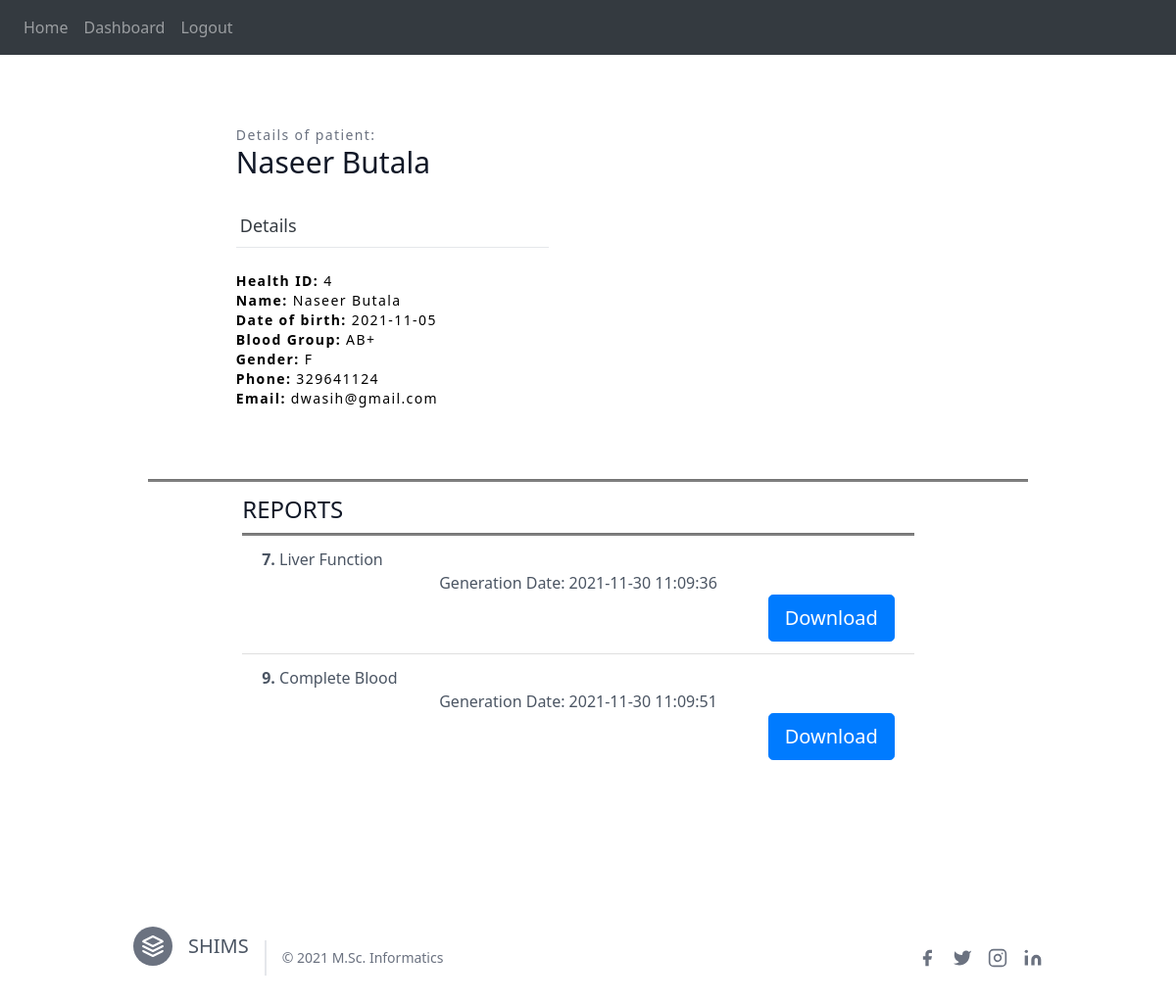
The app's page /patient-reports (signed in) with its own data.
### website/models.py (models this page shows, shortened)
class User(db.Model, UserMixin):
    id = db.Column(db.Integer, primary_key=True)
    name = db.Column(db.String(150))
    date_of_birth = db.Column(db.String(10), nullable=True)
    blood_group = db.Column(db.String(3), nullable=True)
    gender = db.Column(db.String(6), nullable=True)
    phone = db.Column(db.String(12))
    email = db.Column(db.String(150), unique=True)
    password = db.Column(db.String(150))
    profession = db.Column(db.String(1))
    designation = db.Column(db.String(25), nullable=True)
    department = db.Column(db.String(60), nullable=True)
    reports = db.relationship('Report')

class Report(db.Model):
    report_id = db.Column(db.Integer, primary_key=True)
    patient_id = db.Column(db.Integer, db.ForeignKey('user.id'))
    type_of_report = db.Column(db.String(256))
    generation_date = db.Column(db.DateTime(timezone=True), default=func.now())
    file = db.Column(db.LargeBinary)

### website/views.py (the view)
@views.route('/patient-reports')
@login_required
def patient_reports():
    if(current_user.profession=="P"):
        return render_template("patient_reports.html", user=current_user)
    else:
        flash("You can't access the page without authorization !!!", 'error')
        return render_template("home.html", user=current_user)

### website/__init__.py (called while the page is built)
def create_app():
    app = Flask(__name__)
    app.config['SECRET_KEY'] = 'bewufvcn rwhvnirwvinw'
    app.config['SQLALCHEMY_DATABASE_URI'] = f'sqlite:///{DB_NAME}'
    db.init_app(app)
    from .views import views
    from .auth import auth
    app.register_blueprint(views, url_prefix='/')
    app.register_blueprint(auth, url_prefix='/')
    from .models import Report, User
    create_database(app)
    login_manager = LoginManager(app)
    login_manager.login_view = 'views.home'
    login_manager.init_app(app)
    @login_manager.user_loader
    def load_user(id):
        return User.query.get(int(id))
    return app

### website/templates/patient_reports.html (shortened to what this page needs)
{% extends "base.html" %}
{% block content %}
<section class="text-gray-600 body-font overflow-hidden">
    <div class="container px-5 py-5 mx-auto">
      <div class="lg:w-4/5 mx-auto flex flex-wrap">
        <div class="lg:w-1/2 w-full lg:pr-10 lg:py-6 mb-6 lg:mb-0">
          <h2 class="text-sm title-font text-gray-500 tracking-widest">Details of patient:</h2>
          <h1 class="text-gray-900 text-3xl title-font font-medium mb-4">{{user.name}}</h1>
          <div class="flex mb-4">
            <h1 class="flex-grow text-dark border-b py-2 text-lg px-1">Details</h1>
          </div>
          <h3 class="text-sm title-font text-black tracking-widest"><b>Health ID: </b>{{user.id}}</h3>
          <h3 class="text-sm title-font text-black tracking-widest"><b>Name: </b>{{user.name}}</h3>
          <h3 class="text-sm title-font text-black tracking-widest"><b>Date of birth: </b>{{user.date_of_birth}}</h3>
          <h3 class="text-sm title-font text-black tracking-widest"><b>Blood Group: </b>{{user.blood_group}}</h3>
          <h3 class="text-sm title-font text-black tracking-widest"><b>Gender: </b>{{user.gender}}</h3>
          <h3 class="text-sm title-font text-black tracking-widest"><b>Phone: </b>{{user.phone}}</h3>
          <h3 class="text-sm title-font text-black tracking-widest"><b>Email: </b>{{user.email}}</h3>
          <br>
          <br>
        </div>
      </div>
      <hr style="height:2px;color:black;background-color:gray">
      <div class="container px-2 py-1 mx-auto">
        <div class="lg:w-4/5 mx-auto flex flex-wrap">
          <div class="lg:w-6/6 w-full lg:pr-5 lg:py-2 mb-2 lg:mb-0">
            <h1 class="text-gray-900 text-2xl title-font font-medium mb-2">REPORTS</h1>
            <hr style="height:2px;color:black;background-color:gray">
            <div>
              <ul class="list-group list-group-flush" id="reports">
                {% for report in user.reports %}
                <li class="list-group-item">
                  <div>
                    <div class="text-left">
                      <b>{{report.report_id}}{{"."}}</b>
                      {{report.type_of_report}}
                    </div>
                  </div>
                  <div class="text-center">
                    {{"Generation Date: "}}
                    {{report.generation_date}}
                  </div>
                  <div class="text-right">
                      <button type="button" class="btn btn-primary btn-lg" onClick="downloadReport({{report.report_id}})">Download</button>
                  </div>
                </li>
                {% endfor %}
              </ul>
            </div>
            <br>
            <br>
          </div>
        </div>
    </div>
  </section>
{% endblock %}

### records on screen
User: name "Naseer Butala", id "4", date_of_birth "2021-11-05", blood_group "AB+", gender "F", phone "329641124", email "dwasih@gmail.com"
Report: report_id "7", value ".", type_of_report "Liver Function", value "Generation Date:", generation_date "2021-11-30 11:09:36"
Report: report_id "9", value ".", type_of_report "Complete Blood", value "Generation Date:", generation_date "2021-11-30 11:09:51"
